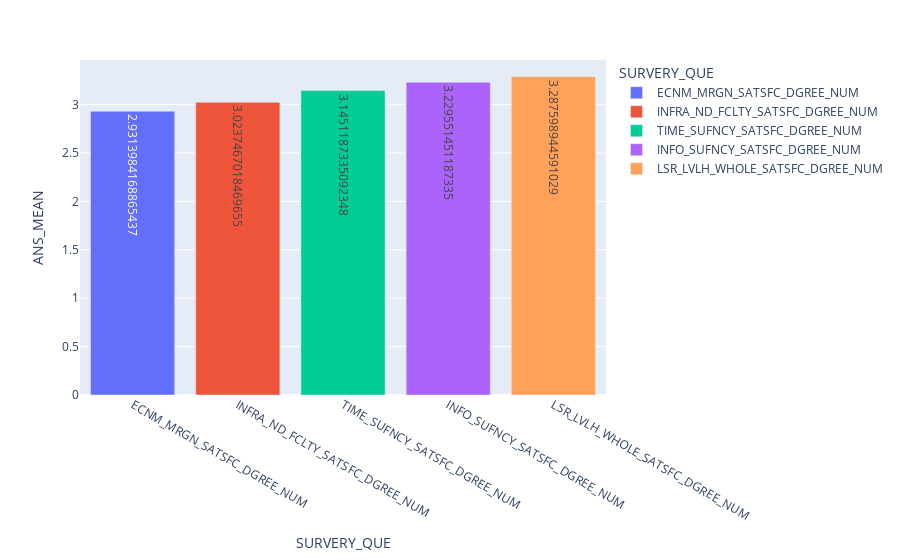

The notebook cell this image was saved under:
### Code cell
df5 = df_jeju[["TIME_SUFNCY_SATSFC_DGREE_NUM", "INFRA_ND_FCLTY_SATSFC_DGREE_NUM", "ECNM_MRGN_SATSFC_DGREE_NUM", "INFO_SUFNCY_SATSFC_DGREE_NUM", "LSR_LVLH_WHOLE_SATSFC_DGREE_NUM"]].agg(np.mean).reset_index()
df5.columns = ["SURVERY_QUE", "ANS_MEAN"]

px.bar(df5.sort_values(by="ANS_MEAN"), x="SURVERY_QUE", y="ANS_MEAN", color="SURVERY_QUE", text='ANS_MEAN')

### Figure 1 — Plotly figure (JSON) as saved in the notebook; plotly's stock layout.template omitted (floating-point values rounded to 4 significant figures)
{"data": [{"alignmentgroup": "True", "hovertemplate": "SURVERY_QUE=%{x}<br>ANS_MEAN=%{text}<extra></extra>", "legendgroup": "ECNM_MRGN_SATSFC_DGREE_NUM", "marker": {"color": "#636efa", "pattern": {"shape": ""}}, "name": "ECNM_MRGN_SATSFC_DGREE_NUM", "offsetgroup": "ECNM_MRGN_SATSFC_DGREE_NUM", "orientation": "v", "showlegend": true, "text": [2.931], "textposition": "auto", "type": "bar", "x": ["ECNM_MRGN_SATSFC_DGREE_NUM"], "xaxis": "x", "y": [2.931], "yaxis": "y"}, {"alignmentgroup": "True", "hovertemplate": "SURVERY_QUE=%{x}<br>ANS_MEAN=%{text}<extra></extra>", "legendgroup": "INFRA_ND_FCLTY_SATSFC_DGREE_NUM", "marker": {"color": "#EF553B", "pattern": {"shape": ""}}, "name": "INFRA_ND_FCLTY_SATSFC_DGREE_NUM", "offsetgroup": "INFRA_ND_FCLTY_SATSFC_DGREE_NUM", "orientation": "v", "showlegend": true, "text": [3.024], "textposition": "auto", "type": "bar", "x": ["INFRA_ND_FCLTY_SATSFC_DGREE_NUM"], "xaxis": "x", "y": [3.024], "yaxis": "y"}, {"alignmentgroup": "True", "hovertemplate": "SURVERY_QUE=%{x}<br>ANS_MEAN=%{text}<extra></extra>", "legendgroup": "TIME_SUFNCY_SATSFC_DGREE_NUM", "marker": {"color": "#00cc96", "pattern": {"shape": ""}}, "name": "TIME_SUFNCY_SATSFC_DGREE_NUM", "offsetgroup": "TIME_SUFNCY_SATSFC_DGREE_NUM", "orientation": "v", "showlegend": true, "text": [3.145], "textposition": "auto", "type": "bar", "x": ["TIME_SUFNCY_SATSFC_DGREE_NUM"], "xaxis": "x", "y": [3.145], "yaxis": "y"}, {"alignmentgroup": "True", "hovertemplate": "SURVERY_QUE=%{x}<br>ANS_MEAN=%{text}<extra></extra>", "legendgroup": "INFO_SUFNCY_SATSFC_DGREE_NUM", "marker": {"color": "#ab63fa", "pattern": {"shape": ""}}, "name": "INFO_SUFNCY_SATSFC_DGREE_NUM", "offsetgroup": "INFO_SUFNCY_SATSFC_DGREE_NUM", "orientation": "v", "showlegend": true, "text": [3.23], "textposition": "auto", "type": "bar", "x": ["INFO_SUFNCY_SATSFC_DGREE_NUM"], "xaxis": "x", "y": [3.23], "yaxis": "y"}, {"alignmentgroup": "True", "hovertemplate": "SURVERY_QUE=%{x}<br>ANS_MEAN=%{text}<extra></extra>", "legendgroup": "LSR_LVLH_WHOLE_SATSFC_DGREE_NUM", "marker": {"color": "#FFA15A", "pattern": {"shape": ""}}, "name": "LSR_LVLH_WHOLE_SATSFC_DGREE_NUM", "offsetgroup": "LSR_LVLH_WHOLE_SATSFC_DGREE_NUM", "orientation": "v", "showlegend": true, "text": [3.288], "textposition": "auto", "type": "bar", "x": ["LSR_LVLH_WHOLE_SATSFC_DGREE_NUM"], "xaxis": "x", "y": [3.288], "yaxis": "y"}], "layout": {"barmode": "relative", "legend": {"title": {"text": "SURVERY_QUE"}, "tracegroupgap": 0}, "margin": {"t": 60}, "xaxis": {"anchor": "y", "categoryarray": ["ECNM_MRGN_SATSFC_DGREE_NUM", "INFRA_ND_FCLTY_SATSFC_DGREE_NUM", "TIME_SUFNCY_SATSFC_DGREE_NUM", "INFO_SUFNCY_SATSFC_DGREE_NUM", "LSR_LVLH_WHOLE_SATSFC_DGREE_NUM"], "categoryorder": "array", "domain": [0, 1], "title": {"text": "SURVERY_QUE"}}, "yaxis": {"anchor": "x", "domain": [0, 1], "title": {"text": "ANS_MEAN"}}}}
